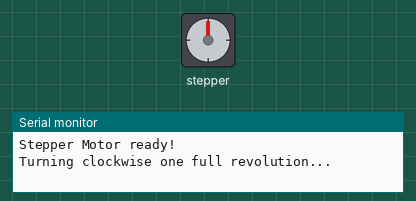
This sketch was run on a simulated Arduino Uno, built with avr-gcc and run on an emulated ATmega328P. Shown: stepper motor, the last lines printed to the serial monitor. Stepper angles assume 2048 steps per turn.

Above: at 0.05 s.
At 2.0 s:
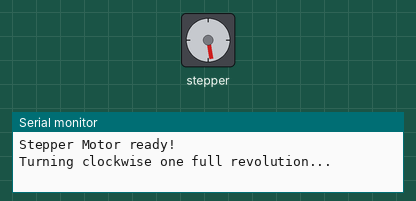
At 4.0 s:
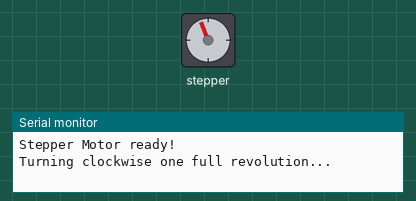
At 8.35 s:
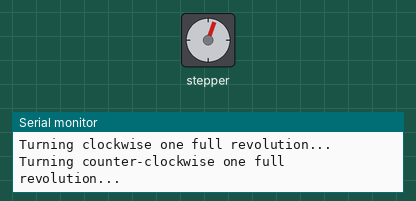
Timing chart, 0 to 11.8 s (numbered marks = the images above):
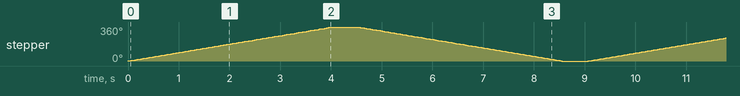

The sketch:

m7_stepper.ino
```cpp
// m7_stepper.ino
// Arduino Missions — Mission 7, Build 4: Stepper Motor (BONUS)
//
// The stepper motor turns exactly one full revolution clockwise,
// pauses, then one full revolution counter-clockwise. Repeat.
// You can feel each tiny step — that's precise control!
//
// Wiring (ULN2003 driver board → Arduino):
//   IN1 → pin 8
//   IN2 → pin 10
//   IN3 → pin 9
//   IN4 → pin 11
//   Driver board 5–12V → 5V (use a separate power supply for heavy loads)
//   Driver board GND   → GND
//   Plug the stepper motor connector into the ULN2003 board.

#include <Stepper.h>

// The 28BYJ-48 motor needs 2048 steps for one full revolution.
const int STEPS_PER_REV = 2048;

// Pins must be in this order: 8, 10, 9, 11 (matches the ULN2003 coil sequence)
Stepper myStepper(STEPS_PER_REV, 8, 10, 9, 11);

void setup() {
  // 15 rpm is a safe, smooth speed for the 28BYJ-48. Max is about 17 rpm.
  myStepper.setSpeed(15);
  Serial.begin(9600);
  Serial.println("Stepper Motor ready!");
}

void loop() {
  Serial.println("Turning clockwise one full revolution...");
  myStepper.step(STEPS_PER_REV);   // positive = clockwise
  delay(500);

  Serial.println("Turning counter-clockwise one full revolution...");
  myStepper.step(-STEPS_PER_REV);  // negative = counter-clockwise
  delay(500);
}
```

Measured:
- by itself, stepper: turns 360° clockwise in 4.0 s, then 360° counter-clockwise in 4.0 s, repeating every 9.1 s
